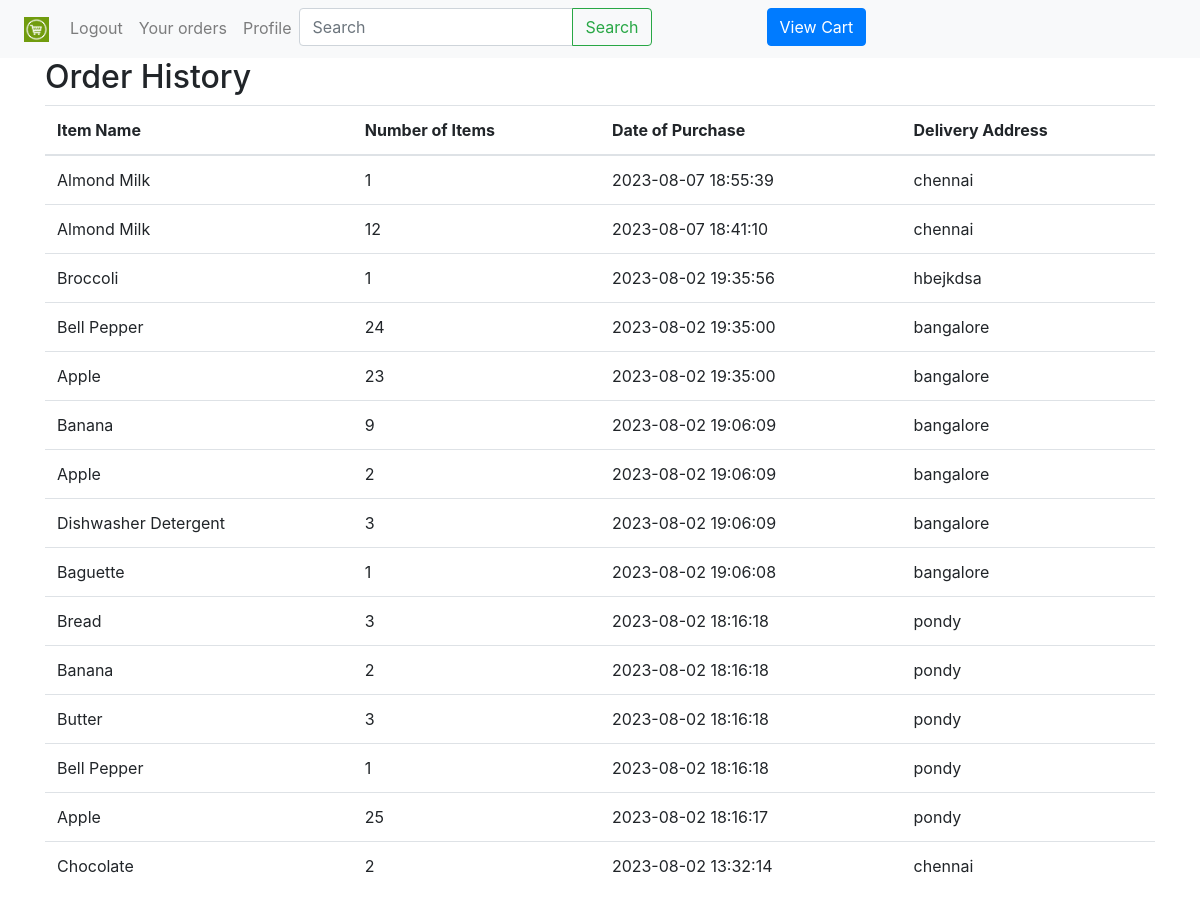
Page /order_history (signed in) on the earlier database version.
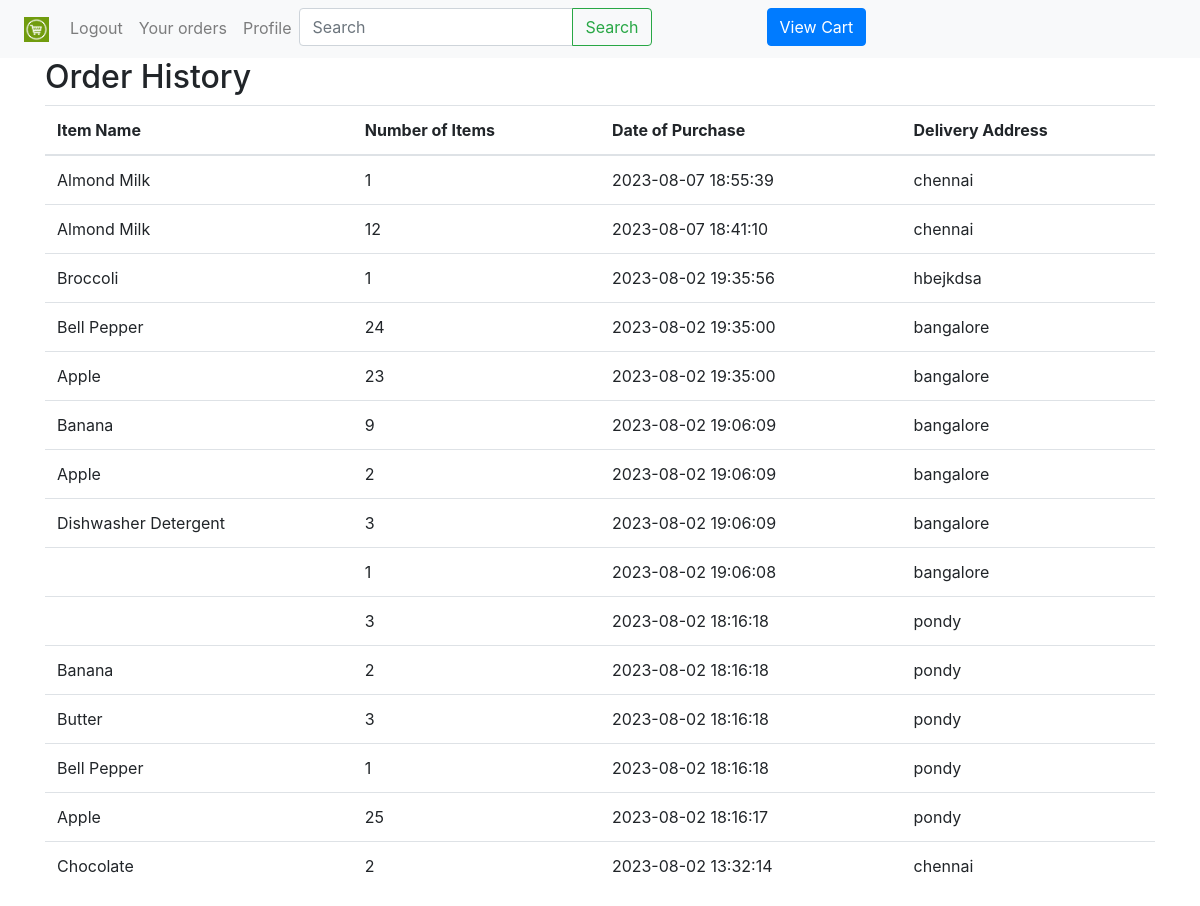
Same page on the later database version.
### website/models.py (models this page shows)
class User_History(db.Model):
    purchase_id=db.Column(db.Integer,primary_key=True)
    user_id = db.Column(db.Integer,db.ForeignKey('user.id'))
    no_of_items=db.Column(db.Integer)
    date_of_purchase=db.Column(db.DateTime)
    address=db.Column(db.String(500))
    item_id = db.Column(db.Integer, db.ForeignKey('items.item_id'))

class Items(db.Model):
    item_id = db.Column(db.Integer, primary_key=True,autoincrement=True,nullable=False)
    category= db.Column(db.String(150))
    item_name = db.Column(db.String(150),unique=True)
    price = db.Column(db.Float)
    no_of_items_left=db.Column(db.Integer)
    expiry_date=db.Column(db.Date)
    manufacture_date=db.Column(db.Date)
    cart_items=db.Relationship('Cart',backref='items')
    purchase_items = db.relationship('User_History', backref='item')

### website/views.py (the view)
@views.route('/order_history')
@login_required
def order_history():
    user_id = current_user.id  # Get the current user's ID
    order_history = User_History.query.filter_by(user_id=user_id).order_by(User_History.date_of_purchase.desc()).all()
    return render_template('order_history.html', order_history=order_history)

### website/templates/order_history.html
{% extends "user_home.html" %}
{% block content %}
<h2>Order History</h2>
{% if order_history %}
    <table class="table">
        <thead>
            <tr>
                <th>Item Name</th>
                <th>Number of Items</th>
                <th>Date of Purchase</th>
                <th>Delivery Address</th>
            </tr>
        </thead>
        <tbody>
            {% for purchase in order_history %}
                <tr>
                    <td>{{ purchase.item.item_name }}</td>
                    <td>{{ purchase.no_of_items }}</td>
                    <td>{{ purchase.date_of_purchase.strftime('%Y-%m-%d %H:%M:%S') }}</td>
                    <td>{{ purchase.address }}</td>
                </tr>
            {% endfor %}
        </tbody>
    </table>
{% else %}
    <p>No order history available.</p>
{% endif %}
{% endblock %}

### website/templates/user_home.html (shortened to what this page needs)
{% extends "base_home.html" %}
{% block navbar_items %}
<ul class="nav">
    <li class="nav-item active">
        <a class="nav-link" href="/user_home">
            <img src="{{url_for('static',filename='logo.png')}}" class="edit-icon">
        </a>
    </li>
    <li class="nav-item">
        <a class="nav-link" href="/logout">Logout</a>
    </li>
    <li class="nav-item">
        <a class="nav-link" href="/order_history">Your orders</a>
    </li>
    <li class="nav-item">
        <a class="nav-link" href="/user_profile">Profile</a>
    </li>
    <li class="nav-item ml-auto" style="padding-right: 115px;">
        <form class="form-inline" action="{{ url_for('views.search_and_filter') }}" method="POST">
            <div class="input-group">
                <input class="form-control" type="search" placeholder="Search" aria-label="Search" name="search_term">
                <div class="input-group-append">
                    <button class="btn btn-outline-success" type="submit">Search</button>
                </div>
            </div>
        </form>
    </li>
    <li class="nav-item">
        <a href="{{ url_for('views.cart') }}" class="btn btn-primary">View Cart</a>
    </li>
</ul>
{% endblock %}

### website/templates/base_home.html (shortened to what this page needs)
<!DOCTYPE html>
<html>
<head>
    <link
      rel="stylesheet"
      href="https://stackpath.bootstrapcdn.com/bootstrap/4.4.1/css/bootstrap.min.css"
    />
    <link
      rel="stylesheet"
      href="https://stackpath.bootstrapcdn.com/font-awesome/4.7.0/css/font-awesome.min.css"
    />
</head>
<body>
    <nav class="navbar navbar-expand-lg navbar-light bg-light">
        <div class="collapse navbar-collapse" id="navbarNav">
            <ul class="navbar-nav">
                {% block navbar_items %}{% endblock %}
            </ul>
        </div>
    </nav>
    <div class="container">
        {% block content %}{% endblock %}
    </div>
</body>
</html>

### website/templates/user_home.html (style rules this page uses)
.edit-icon { width: 25px; height: 25px; margin-right: 5px; }

Differences in the rows shown:
changed User_History (number 9 of 15 on the later page): item.item_name "Baguette" → (not shown)
changed User_History (number 10 of 15 on the later page): item.item_name "Bread" → (not shown)
